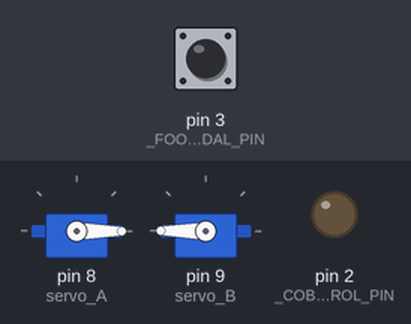
A sketch run on a simulated Arduino Pro Mini, built with avr-gcc and run on an emulated ATmega328P. Shown: 2 × servo, output pins drawn as LEDs (lit = HIGH). The test bench sets the inputs (shaded band); at power-on: pin 3 (_FOOT_PEDAL_PIN) HIGH. Random numbers use the default seed unless the sketch sets one.

Above: at 1.2 s.
1.3 s: pin 3 (_FOOT_PEDAL_PIN) pulled LOW for 0.15 s
At 1.74 s:
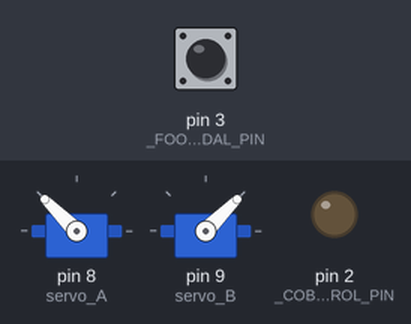
3.4 s: pin 3 (_FOOT_PEDAL_PIN) pulled LOW for 1 s
At 4.4 s:
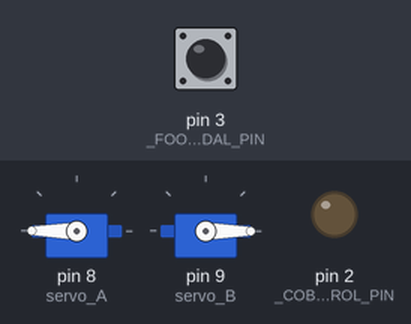
6.1 s: pin 3 (_FOOT_PEDAL_PIN) pulled LOW for 3.2 s
At 6.38 s:
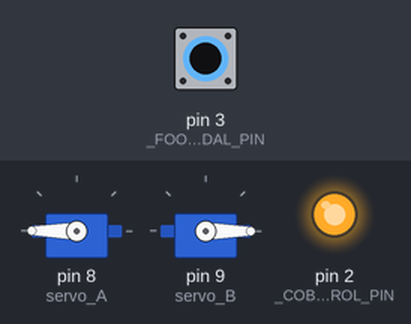
Timing chart, 0 to 11.1 s (numbered marks = the images above; inputs shaded):
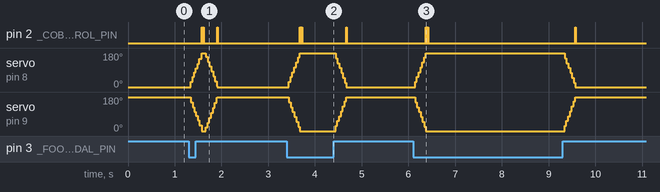

Measured:
- after the input at 1.3 s, servo on pin 8 (servo_A): rises from 0° to 180° in 0.23 s, then falls to 0° in 0.33 s
- after the input at 3.4 s, servo on pin 8 (servo_A): rises from 0° to 180° in 0.23 s, then falls to 0° in 1.0 s
- after the input at 6.1 s, servo on pin 8 (servo_A): rises from 0° to 180° in 0.23 s, then falls to 0° in 3.2 s

The sketch:

Ghost_Trap.ino
```cpp
#include <Servo.h>

/*
 * This sketch mainly controls servos operating the doors of a Ghostbusters Trap.
 *
 * Two servos, servo_A and servo_B (connected to pins 8 and 9), move the doors in opposite directions.
 * Manual operation and a demo mode (demo opens/closes doors randomly) are included.
 *
 * Demo is triggered by holding the button during startup, a 2nd press cancles the demo for normal operation.
 * The demo mode's activation duration is influenced by how long you hold the foot pedal
 * during power-up, with a factor of 4. For example, holding the foot pedal for
 * 2 seconds results in an 8-second hidden wait before demo activation.
 *
 * Pin 3 detects a foot pedal input: press to open, release to close.
 *
 * NEW: feature added to control a bright strobe LED COB (Chip-on-Board) connected to pin 2.
 * The head torch/lamp behavior is somewhat odd, requiring three clicks to access the flashing mode.
 * To enable head torch/lamp control, two thin wires have been soldered to the switch poles and
 * connected to the Arduino Pro Mini's pin 2 and ground pins.
 */


/*
 * Arduino pin assignment
 */
#define _FOOT_PEDAL_PIN  (3) // Foot pedal
#define _COB_CONTROL_PIN (2) // Signal for strobe/flasher

/*
 *Servo limits
 */
#define _START (1055)        // Initial position (closed)
#define _END   (1695)        // Fully open position

/*
 * Using Arduino Servo linrary,
 * see https://github.com/arduino-libraries/Servo for details
 */
Servo servo_A;
Servo servo_B;

volatile bool buttonPressed = false;  // set true in the interrupt serive routine 'buttonISR'
bool demoMode = false;                // hold down _FOOT_PEDAL_PIN at startup to active demo

/*
 * Notes about writeMicroseconds() used in this sketch:
 * Sends a value in microseconds (us) to the servo, controlling its position accordingly.
 * For a standard servo, a value of 1000 corresponds to fully counter-clockwise,
 * 2000 to fully clockwise and 1500 to the middle position.
 * However, it's important to note that some manufacturers may deviate from this standard, causing
 * servos to respond to values between 700 and 2300.
 */

void setup() {
 // Serial.begin(9600); Serial.println("!!!LOGGING IS ON - TUNR ME OFF FOR RELEASE!!!");

  /*
   * Assign an arduino pin to each servo
   */
  servo_A.attach(8, _START, _END);
  servo_B.attach(9, _START, _END);
  /*
   * Upon powering up, we ensure the doors are closed initially.
   * Note: The code rotates each servo in opposite directions because both servos
   * share the same alignment orientation, but the two door mechanisms require opposite rotations.
   */
  servo_A.writeMicroseconds(_START);
  servo_B.writeMicroseconds(_END);

  /*
   * Setup Arduino pin directions
   */
  pinMode(_FOOT_PEDAL_PIN, INPUT_PULLUP);   // to conrol doors
  pinMode(_COB_CONTROL_PIN, OUTPUT);        // active head lamp

  /*
   * ISR: Capture button state changes without needing to loop in the main program.
   */
  attachInterrupt(digitalPinToInterrupt(_FOOT_PEDAL_PIN), buttonISR, FALLING);

  int buttonPressStartTime = millis();

  // LOW = button down , HIGH = button up
  // When button held enalbe demo mode at power on
  if (digitalRead(_FOOT_PEDAL_PIN) == LOW) {
    demoMode = true;
  }
  if (demoMode) {
    // allows user to setup and active a hide and wait depending on initial press
    while (digitalRead(_FOOT_PEDAL_PIN) == LOW) {  // Wait for button release
      delay(1);
    }
    int buttonHoldDuration = millis() - buttonPressStartTime;
    delay(buttonHoldDuration * 4);
    // Serial.println(buttonHoldDuration);
  }

  buttonPressed = false;
}

void loop() {
  if (demoMode) {
    //Serial.println("demo");
    demo();
  } else {
    //Serial.println("normal operation");
    process();
  }
}

bool waitForButton (int rnd_wait_max) {
  int randNumber = random(rnd_wait_max);
  while (randNumber > 0) {
    randNumber -= 100;
    delay(100);
    if (buttonPressed)
      return true;
  }
  return false;
}

void demo() {
/*
  * This function opens and closes the doors at random intervals and will
  * continue indefinitely until stopped.
  * The specific values of 15000 and 5000 (in milliseconds) are not critical.
  * Adjust the values to prioritize longer waits before and after opening the doors.
  * Button press will immediately stop the demo and return to normal operation.
  */
  while (buttonPressed == false) {  // button down stops demo
    if (waitForButton (15000)) { break; }
    for (int i = _START; i < _END; i++) {  // open doors
      servo_A.writeMicroseconds(i);
      servo_B.writeMicroseconds(_START + (_END - i));
    }
    if (waitForButton (5000)) { break; }
    for (int i = _END; i > _START; i--) {  //close doors
      servo_A.writeMicroseconds(i);
      servo_B.writeMicroseconds(_START + (_END - i));
    }
  }
  buttonPressed = false;
  demoMode = false;
}

void process() {
  /*
  * '_FOOT_PEDAL_PIN' is configured with 'INPUT_PULLUP' mode, thus:
  *   - LOW: Button is pressed down
  *   - HIGH: Button is released
  */
  while (digitalRead(_FOOT_PEDAL_PIN) == HIGH) {  // wait for button down
    delay(1);
  }

  for (int i = _START; i < _END; i++) {  // open doors
    servo_A.writeMicroseconds(i);
    servo_B.writeMicroseconds(_START + (_END - i));
    delayMicroseconds(300);
  }

  HeadLampOn();

  while (digitalRead(_FOOT_PEDAL_PIN) == LOW) {  // Wait for button release
    delay(1);
  }

  for (int i = _END; i > _START; i--) {  //close doors
    servo_A.writeMicroseconds(i);
    servo_B.writeMicroseconds(_START + (_END - i));
    delayMicroseconds(300);
  }

  HeadLampOff();
}

void HeadLampOn() {
  pulseHeadLamp();
  pulseHeadLamp();
  pulseHeadLamp();
}

void HeadLampOff() {
  pulseHeadLamp();
}

void pulseHeadLamp() {
  /*
   * This is a cheap lamp that has a non-latching button click.
   * It does not deliver voltage; it just tells a lamp chip to toggle
   * through 3 modes then turn off on the 4th click.
   * 1 press: bright
   * 2 presses: dim
   * 3 presses: flashing
   * (Holding down for a while does the SOS thing)
   * EBAY: "COB LED Head Torch Headlamp Work Light Headlight Waterproof Outdoor Battery"
   */
  digitalWrite(_COB_CONTROL_PIN, HIGH);  // simulated button pressed
  delay(10);
  digitalWrite(_COB_CONTROL_PIN, LOW);  // button up
  delay(10);
}

void buttonISR() {
  buttonPressed = true;
  //  Serial.println("buttonISR");
}
```
